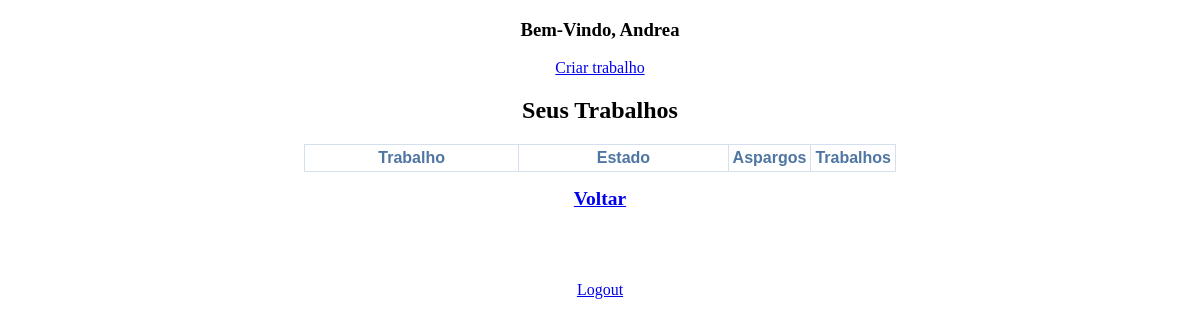
/home/ (signed in), run on an earlier commit of the app's database.
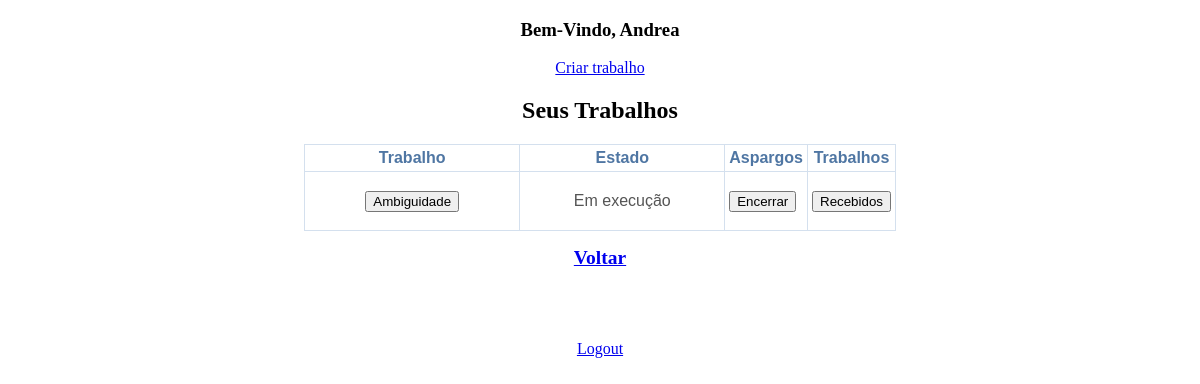
And on a later commit of the database.
### Portal/models.py (models this page shows, shortened)
class Trabalho(models.Model):
	nome = models.CharField(max_length=30)
	professor = models.ForeignKey(Usuario, on_delete=models.CASCADE)
	descricao = models.CharField(max_length=500, blank=True)
	file =  models.FileField(blank=True)
	status = models.CharField(max_length=30, default="Não enviado")
	password = models.CharField(max_length=8, default="")

### Portal/views.py (the view, shortened to what this page needs)
# urls.py: url(r'^home/$', home, name="Portal_home"),
@login_required
def home(request):
	usuario = getUsuario(request)
	if usuario.grau == "Professor":
		trabalhos = Trabalho.objects.filter(professor__id=usuario.id)
	else:
		trabalhos = []
	return render(request, 'Portal/home.html', {'usuario': usuario, 'trabalhos' : trabalhos})

### Portal/views.py (called while the page is built)
def getUsuario(request):
	current_user = request.user
	id_user = current_user.id
	user = Usuario.objects.filter(user_id=id_user)
	return user[0]

### Trabalho/templates/Portal/home.html (shortened to what this page needs)
{% extends 'base.html' %}
{% block content %}
<h3> Bem-Vindo, {{ usuario.user.username }} </h3>
{% load staticfiles %}
<link rel='stylesheet' type='text/css' href="{% static 'css/base.css' %}" />
{% if usuario.grau == "Professor" %}
	<center><a href="/criatrab/"> Criar trabalho</center></a>
	<h2>Seus Trabalhos</h2>
	<table>
		<thread>
			<th>Trabalho</th>
			<th>Estado</th>
			<th>Aspargos</th>
			<th>Trabalhos</th>
		</thread>
		{% for i in trabalhos %}
			<tr>
				<td align="center" valign="middle"><a href="/trabalho/{{i.id}}"> <input type="button" name="{{ i.id }}" value="{{ i.nome }}"/></td>
				<td align="center" valign="middle"> {{ i.status }}</td>
				{% if i.status == "Não enviado" or i.status == "Em execução" %}
					<form action = "."method="post"> {% csrf_token %}
					{% if i.status == "Não enviado" %}
						<td><input type="submit" name="{{ i.id }}" value="Submeter"/></td>
					{% else %}
						{% if i.status == "Em execução" %}
							<td><input type="submit" name="{{ i.id }}" value="Encerrar"/></td>
						{% endif %}
						<td><input type="submit" name="{{ i.id }}" value="Recebidos"/></td>
					{% endif %}
					</form>
				{% endif %}
			</tr>
		{% endfor %}
	</table>
{% endif %}
<font size="2"><h2><a href="/home/"> Voltar </a></h2></font>
<br><br><br>
<a href="/logout/"> Logout </a>
{% endblock %}

What changed in the data, as far as the page shows it:
added Trabalho: nome "Ambiguidade", status "Em execução"
